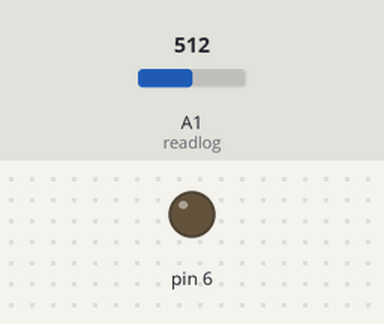
The sketch below on a simulated Arduino Uno, built with avr-gcc and run on an emulated ATmega328P. Shown: output pins drawn as LEDs (lit = HIGH). Inputs (shaded band) come from the test bench; at power-on: A1 (readlog) = 512.

Above: at 1.2 s.
1.3 s: A1 (readlog) set to 710
At 2.1 s:
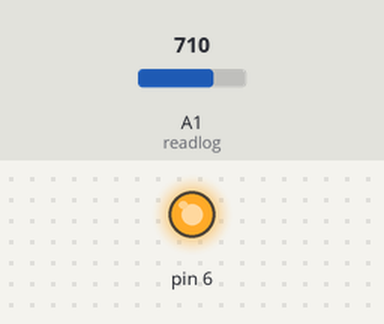
Timing chart, 0 to 4.3 s (numbered marks = the images above; inputs shaded):
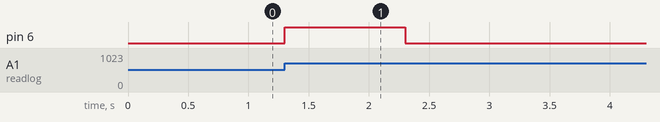

Measured:
- after the input at 1.3 s, pin 6: LOW → HIGH at once, → LOW 1.0 s later

The sketch:

MicTest.ino
```cpp
// Credit goes to me and my dad
const int readlog = A1;

void setup() {
  // put your setup code here, to run once:
  pinMode(6, OUTPUT);
}

void loop() {
  // put your main code here, to run repeatedly:
  int input = analogRead(readlog);

  if(input > 700)
  {
    Serial.write(input);
    SnoopyPress();
    delay(10000);
  }
}

void SnoopyPress()
{
  digitalWrite(6, HIGH); // sets the digital pin 6 on
  delay(1000);            // waits for a second
  digitalWrite(6, LOW);  // sets the digital pin 6 off
}
```
